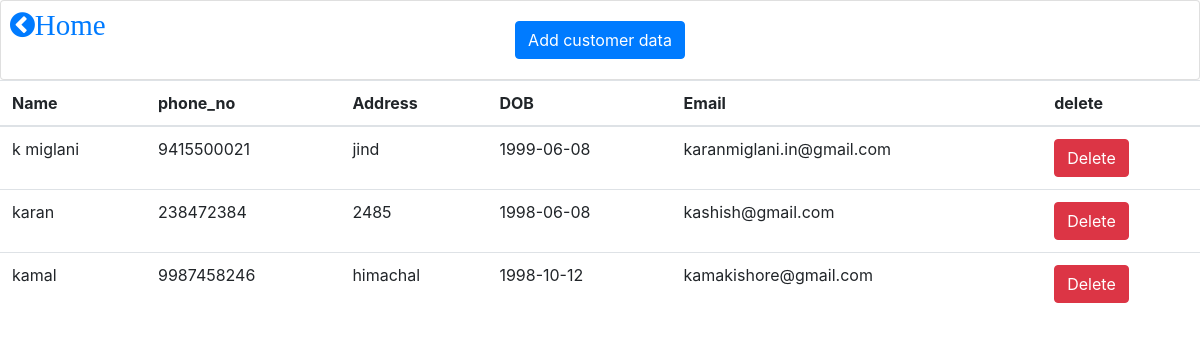
Page /C_storedata.php on the committed database.
### tables this page shows
CREATE TABLE `customer` (
  `C_id` int(10) NOT NULL,
  `Name` varchar(50) NOT NULL,
  `phone_no` varchar(10) NOT NULL,
  `Address` varchar(255) NOT NULL,
  `DOB` date NOT NULL,
  `Email` varchar(50) NOT NULL
);

### c_storedata.php (the view, shortened to what this page needs)
<?php
	$connect = mysqli_connect("localhost", "root", "", "consession");
	$sql = "SELECT * FROM customer";
	$query_run = mysqli_query($connect, $sql);
?>
<html>
<head>
  <link rel="stylesheet" href="https://stackpath.bootstrapcdn.com/bootstrap/4.4.1/css/bootstrap.min.css">
  <link rel="stylesheet" href="https://cdnjs.cloudflare.com/ajax/libs/font-awesome/4.7.0/css/font-awesome.min.css">
</head>
<body>
        <center>  <div class="card">
            <div class="card-body">
              <button type="button" class="btn btn-primary" data-toggle="modal" data-target="#customeraddmodel">
                Add customer data</button>
                <a href ="index.html"><i class="fa fa-chevron-circle-left" style="font-size:29px; position:absolute; top:9; left:9;">Home</i></a>
            </div>
          </div>  </center>
<center><table class = "table table-hover">
	<thead>
		<tr>
			<th>Name</th>
			<th>phone_no</th>
			<th>Address</th>
			<th>DOB</th>
			<th>Email</th>
      <th  colspan="5">delete</th>
		</tr>
	</thead>
	<tbody>
		<?php
		if(mysqli_num_rows($query_run) > 0)
		{
			while($row = mysqli_fetch_assoc($query_run))
			{
?>
<tr>
	<td> <?php echo $row['Name']; ?></td>
	<td> <?php echo $row['phone_no']; ?></td>
	<td> <?php echo $row['Address']; ?></td>
	<td> <?php echo $row['DOB']; ?></td>
	<td> <?php echo $row['Email']; ?></td>
 <td><a href=delete.php?id=<?php echo $row['C_id']; ?> class ="btn btn-danger">
Delete</a>
</td>
</tr>
<?php
			}
		}
		else{
			echo "No Record Found";
		}
?>
</tbody>
</table>
</body>
</html>

### rows in the picture
customer: Name "k miglani", phone_no "9415500021", Address "jind", DOB "1999-06-08", Email "karanmiglani.in@gmail.com"
customer: Name "karan", phone_no "238472384", Address "2485", DOB "1998-06-08", Email "kashish@gmail.com"
customer: Name "kamal", phone_no "9987458246", Address "himachal", DOB "1998-10-12", Email "kamakishore@gmail.com"
